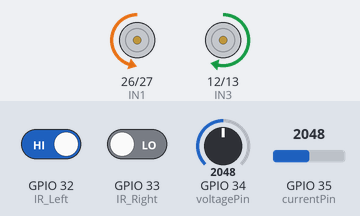
Bench run of a sketch on a simulated ESP32. Shown: motor-driver pin pairs drawn as motors (green arrow = first pin HIGH = forward, orange = second pin HIGH = backward, longer = more drive, scaled by the enable pin). Inputs (shaded band) come from the test bench; at power-on: GPIO 32 (IR_Left) HIGH, GPIO 33 (IR_Right) LOW, GPIO 34 (voltagePin) = 2048, GPIO 35 (currentPin) = 2048. WiFi joins after 1.5 s; servers stay silent unless stated; what the sketch prints to the serial monitor is not drawn.

Above: at 2.7 s.
2.8 s: GPIO 32 (IR_Left) driven LOW
At 4.0 s:
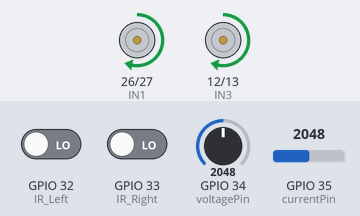
4.3 s: GPIO 33 (IR_Right) driven HIGH
At 5.2 s:
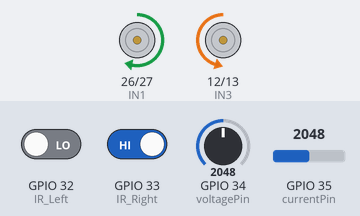
5.8 s: GPIO 32 (IR_Left) driven HIGH
At 6.3 s:
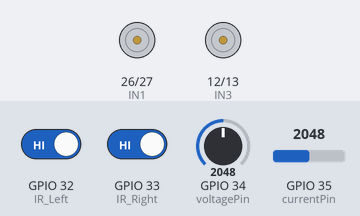
7.3 s: GPIO 33 (IR_Right) driven LOW
At 8.5 s:
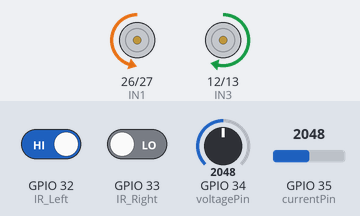
8.8 s: GPIO 33 (IR_Right) driven HIGH
At 9.8 s:
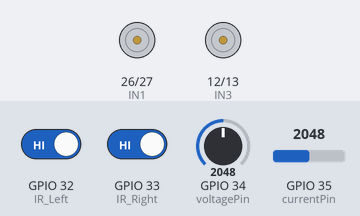
Timing chart, 0 to 11.3 s (numbered marks = the images above; inputs shaded):
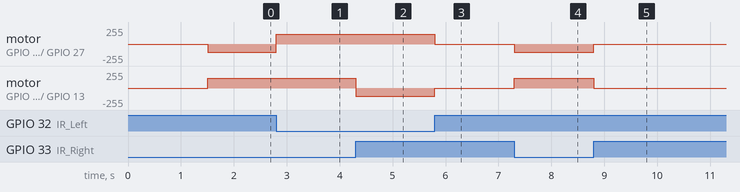

Measured:
- after the input at 2.8 s, motor on GPIO 26 (IN1) / GPIO 27 (IN2): backward 120/255 → forward 150/255 at once
- after the input at 4.3 s, motor on GPIO 12 (IN3) / GPIO 13 (IN4): forward 150/255 → backward 120/255 at once
- after the input at 5.8 s, motor on GPIO 26 (IN1) / GPIO 27 (IN2): forward 150/255 → stopped at once; motor on GPIO 12 (IN3) / GPIO 13 (IN4): backward 120/255 → stopped at once
- after the input at 7.3 s, motor on GPIO 26 (IN1) / GPIO 27 (IN2): stopped → backward 120/255 at once; motor on GPIO 12 (IN3) / GPIO 13 (IN4): stopped → forward 150/255 at once
- after the input at 8.8 s, motor on GPIO 26 (IN1) / GPIO 27 (IN2): backward 120/255 → stopped at once; motor on GPIO 12 (IN3) / GPIO 13 (IN4): forward 150/255 → stopped at once

The sketch:

sketch_jan10a.ino
```cpp
#include <WiFi.h>

/* ================= WIFI CONFIG ================= */
const char* ssid = "yes";
const char* password = "abcd1234";

/* MATLAB PC IP */
const char* serverIP = "10.175.123.31";   // 🔴 CHANGE THIS
const int serverPort = 8081;

WiFiClient client;

/* ================= LINE FOLLOWER PINS ================= */
const int IR_Left  = 32;
const int IR_Right = 33;

const int ENA = 25;
const int IN1 = 26;
const int IN2 = 27;

const int ENB = 14;
const int IN3 = 12;
const int IN4 = 13;

/* ================= SENSOR PINS ================= */
const int voltagePin = 34;   // Voltage divider
const int currentPin = 35;   // ACS712 output

/* ================= ADC SETTINGS ================= */
const float ADC_REF = 3.3;
const int ADC_RES = 4095;

/* Voltage divider (10k & 10k) */
const float VOLTAGE_FACTOR = 2.0;

/* ACS712 (5A version) */
const float ACS_OFFSET = 2.5;
const float ACS_SENSITIVITY = 0.185;

/* ================= TIMING ================= */
unsigned long lastSend = 0;
const unsigned long sendInterval = 1000;  // 1 second

/* ================= SETUP ================= */
void setup() {
  Serial.begin(115200);

  pinMode(IR_Left, INPUT);
  pinMode(IR_Right, INPUT);

  pinMode(ENA, OUTPUT);
  pinMode(IN1, OUTPUT);
  pinMode(IN2, OUTPUT);

  pinMode(ENB, OUTPUT);
  pinMode(IN3, OUTPUT);
  pinMode(IN4, OUTPUT);

  /* WiFi Connection */
  WiFi.begin(ssid, password);
  Serial.print("Connecting to WiFi");

  while (WiFi.status() != WL_CONNECTED) {
    delay(500);
    Serial.print(".");
  }

  Serial.println("\n✅ WiFi Connected");
  Serial.print("ESP32 IP: ");
  Serial.println(WiFi.localIP());
}

/* ================= MOTOR FUNCTIONS ================= */
void moveForward() {
  digitalWrite(IN1, HIGH);
  digitalWrite(IN2, LOW);
  digitalWrite(IN3, HIGH);
  digitalWrite(IN4, LOW);
  analogWrite(ENA, 150);
  analogWrite(ENB, 150);
}

void turnLeft() {
  digitalWrite(IN1, LOW);
  digitalWrite(IN2, HIGH);
  digitalWrite(IN3, HIGH);
  digitalWrite(IN4, LOW);
  analogWrite(ENA, 120);
  analogWrite(ENB, 150);
}

void turnRight() {
  digitalWrite(IN1, HIGH);
  digitalWrite(IN2, LOW);
  digitalWrite(IN3, LOW);
  digitalWrite(IN4, HIGH);
  analogWrite(ENA, 150);
  analogWrite(ENB, 120);
}

void stopRobot() {
  analogWrite(ENA, 0);
  analogWrite(ENB, 0);
}

/* ================= LOOP ================= */
void loop() {

  /* ---------- LINE FOLLOWER ---------- */
  int leftSensor  = digitalRead(IR_Left);
  int rightSensor = digitalRead(IR_Right);

  if (leftSensor == LOW && rightSensor == LOW) {
    moveForward();
  }
  else if (leftSensor == HIGH && rightSensor == LOW) {
    turnLeft();
  }
  else if (leftSensor == LOW && rightSensor == HIGH) {
    turnRight();
  }
  else {
    stopRobot();
  }

  /* ---------- CONNECT TO MATLAB ---------- */
  if (!client.connected()) {
    Serial.println("🔄 Connecting to MATLAB...");
    if (client.connect(serverIP, serverPort)) {
      Serial.println("✅ Connected to MATLAB");
    } else {
      Serial.println("❌ Connection failed");
    }
  }

  /* ---------- SEND DATA ---------- */
  unsigned long currentMillis = millis();

  if (currentMillis - lastSend >= sendInterval && client.connected()) {

    lastSend = currentMillis;

    /* 🔋 Voltage Measurement */
    int adcV = analogRead(voltagePin);
    float Vadc = adcV * (ADC_REF / ADC_RES);
    float Vbattery = Vadc * VOLTAGE_FACTOR;

    /* ⚡ Current Measurement (ACS712) */
    int adcI = analogRead(currentPin);
    float Vcurrent = adcI * (ADC_REF / ADC_RES);
    float Current = (Vcurrent - ACS_OFFSET) / ACS_SENSITIVITY;

    /* 📡 Send to MATLAB */
    client.print("V=");
    client.print(Vbattery, 2);
    client.print("&I=");
    client.println(Current, 2);

    /* Debug Output */
    Serial.print("📤 Sent → V=");
    Serial.print(Vbattery, 2);
    Serial.print("V  I=");
    Serial.print(Current, 2);
    Serial.println("A");
  }
}
```
